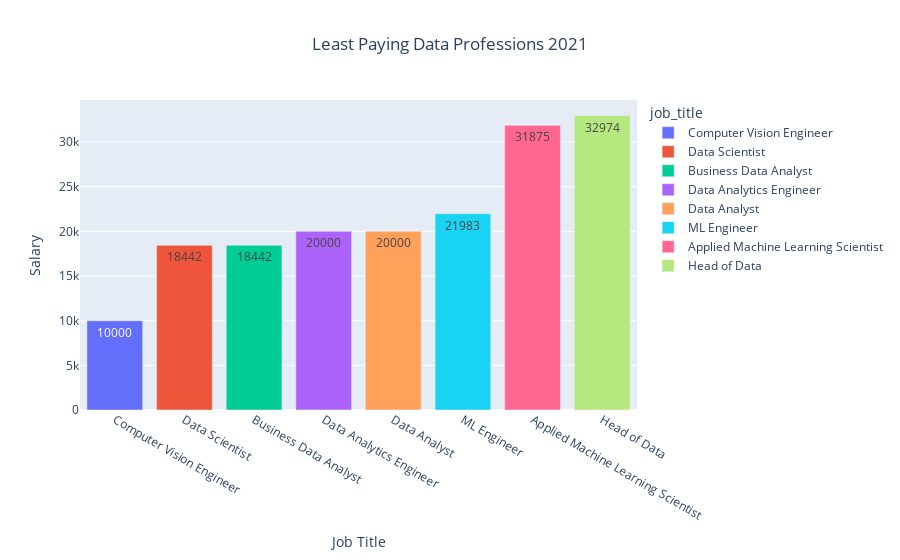

Notebook code for this chart:
### Markdown cell above
- In 2022, a data analytics lead working in the US with senior-level experience in a large company earned the highest.

### Code cell
fig = (px.bar(paying_2022.sort_values(by="salary_in_usd", ascending=True)[:10].drop_duplicates(subset=["job_title"]), 
                            x="job_title", y="salary_in_usd", 
                            color="job_title", text="salary_in_usd", title="Least Paying Data Professions 2021")
                            ).update_layout(xaxis_title="Job Title", yaxis_title="Salary", title_x=0.5)
fig

### Figure 1 — Plotly figure (JSON) as saved in the notebook; plotly's stock layout.template omitted (floating-point values rounded to 4 significant figures)
{"data": [{"alignmentgroup": "True", "hovertemplate": "job_title=%{x}<br>salary_in_usd=%{text}<extra></extra>", "legendgroup": "Computer Vision Engineer", "marker": {"color": "#636efa", "pattern": {"shape": ""}}, "name": "Computer Vision Engineer", "offsetgroup": "Computer Vision Engineer", "orientation": "v", "showlegend": true, "text": [10000], "textposition": "auto", "type": "bar", "x": ["Computer Vision Engineer"], "xaxis": "x", "y": [10000], "yaxis": "y"}, {"alignmentgroup": "True", "hovertemplate": "job_title=%{x}<br>salary_in_usd=%{text}<extra></extra>", "legendgroup": "Data Scientist", "marker": {"color": "#EF553B", "pattern": {"shape": ""}}, "name": "Data Scientist", "offsetgroup": "Data Scientist", "orientation": "v", "showlegend": true, "text": [18442], "textposition": "auto", "type": "bar", "x": ["Data Scientist"], "xaxis": "x", "y": [18442], "yaxis": "y"}, {"alignmentgroup": "True", "hovertemplate": "job_title=%{x}<br>salary_in_usd=%{text}<extra></extra>", "legendgroup": "Business Data Analyst", "marker": {"color": "#00cc96", "pattern": {"shape": ""}}, "name": "Business Data Analyst", "offsetgroup": "Business Data Analyst", "orientation": "v", "showlegend": true, "text": [18442], "textposition": "auto", "type": "bar", "x": ["Business Data Analyst"], "xaxis": "x", "y": [18442], "yaxis": "y"}, {"alignmentgroup": "True", "hovertemplate": "job_title=%{x}<br>salary_in_usd=%{text}<extra></extra>", "legendgroup": "Data Analytics Engineer", "marker": {"color": "#ab63fa", "pattern": {"shape": ""}}, "name": "Data Analytics Engineer", "offsetgroup": "Data Analytics Engineer", "orientation": "v", "showlegend": true, "text": [20000], "textposition": "auto", "type": "bar", "x": ["Data Analytics Engineer"], "xaxis": "x", "y": [20000], "yaxis": "y"}, {"alignmentgroup": "True", "hovertemplate": "job_title=%{x}<br>salary_in_usd=%{text}<extra></extra>", "legendgroup": "Data Analyst", "marker": {"color": "#FFA15A", "pattern": {"shape": ""}}, "name": "Data Analyst", "offsetgroup": "Data Analyst", "orientation": "v", "showlegend": true, "text": [20000], "textposition": "auto", "type": "bar", "x": ["Data Analyst"], "xaxis": "x", "y": [20000], "yaxis": "y"}, {"alignmentgroup": "True", "hovertemplate": "job_title=%{x}<br>salary_in_usd=%{text}<extra></extra>", "legendgroup": "ML Engineer", "marker": {"color": "#19d3f3", "pattern": {"shape": ""}}, "name": "ML Engineer", "offsetgroup": "ML Engineer", "orientation": "v", "showlegend": true, "text": [21983], "textposition": "auto", "type": "bar", "x": ["ML Engineer"], "xaxis": "x", "y": [21983], "yaxis": "y"}, {"alignmentgroup": "True", "hovertemplate": "job_title=%{x}<br>salary_in_usd=%{text}<extra></extra>", "legendgroup": "Applied Machine Learning Scientist", "marker": {"color": "#FF6692", "pattern": {"shape": ""}}, "name": "Applied Machine Learning Scientist", "offsetgroup": "Applied Machine Learning Scientist", "orientation": "v", "showlegend": true, "text": [31875], "textposition": "auto", "type": "bar", "x": ["Applied Machine Learning Scientist"], "xaxis": "x", "y": [31875], "yaxis": "y"}, {"alignmentgroup": "True", "hovertemplate": "job_title=%{x}<br>salary_in_usd=%{text}<extra></extra>", "legendgroup": "Head of Data", "marker": {"color": "#B6E880", "pattern": {"shape": ""}}, "name": "Head of Data", "offsetgroup": "Head of Data", "orientation": "v", "showlegend": true, "text": [32974], "textposition": "auto", "type": "bar", "x": ["Head of Data"], "xaxis": "x", "y": [32974], "yaxis": "y"}], "layout": {"barmode": "relative", "legend": {"title": {"text": "job_title"}, "tracegroupgap": 0}, "title": {"text": "Least Paying Data Professions 2021", "x": 0.5}, "xaxis": {"anchor": "y", "categoryarray": ["Computer Vision Engineer", "Data Scientist", "Business Data Analyst", "Data Analytics Engineer", "Data Analyst", "ML Engineer", "Applied Machine Learning Scientist", "Head of Data"], "categoryorder": "array", "domain": [0, 1], "title": {"text": "Job Title"}}, "yaxis": {"anchor": "x", "domain": [0, 1], "title": {"text": "Salary"}}}}
